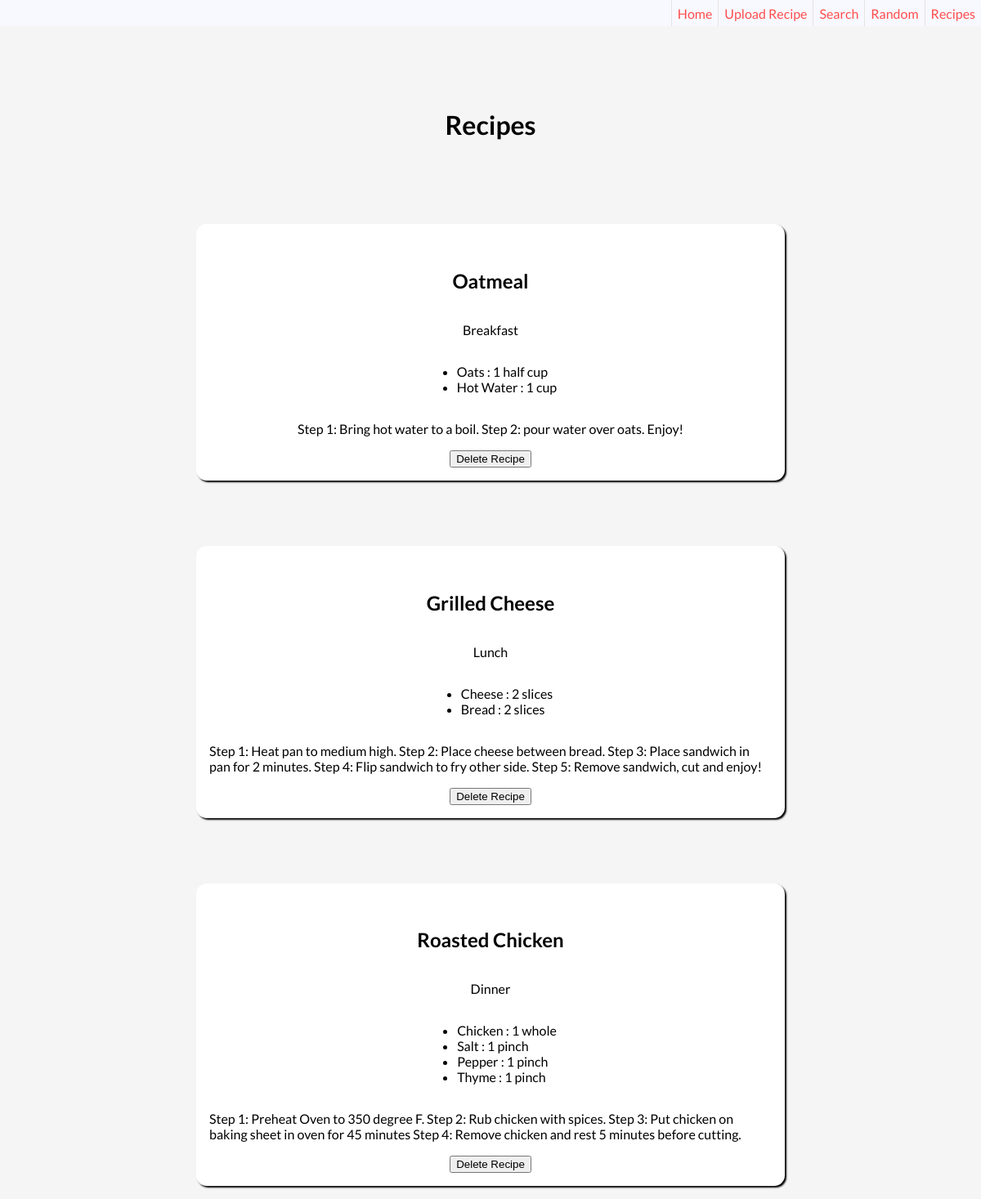
The app's page /recipes/ with its own data.
### tables this page shows
CREATE TABLE recipes (
    id INTEGER PRIMARY KEY AUTOINCREMENT,
    title TEXT NOT NULL,
    img TEXT,
    type INTEGER NOT NULL,
    instructions TEXT NOT NULL
);

CREATE TABLE ingredients (
    id INTEGER PRIMARY KEY AUTOINCREMENT,
    recipe_id INTEGER NOT NULL,
    description TEXT NOT NULL,
    quantity INTEGER NOT NULL,
    unit TEXT NOT NULL,
    FOREIGN KEY (recipe_id) REFERENCES recipes (id)
);

### app.py (the view)
@app.route('/recipes/')
def recipes():
    conn = get_db_conn()
    recipes = conn.execute('SELECT * FROM recipes').fetchall()
    ingredients = conn.execute('SELECT * FROM ingredients').fetchall()
    conn.close()
    return render_template('recipes.html', recipes=recipes, ingredients=ingredients)

### app.py (called while the page is built)
def get_db_conn():
    conn = sqlite3.connect('database.db')
    conn.row_factory = sqlite3.Row
    return conn

### templates/recipes.html (shortened to what this page needs)
{% extends 'base.html' %}
{% block content %}
<div class="recipe-container">
<h1>Recipes</h1>
{% for recipe in recipes %}
  <div class="recipe">
    <h2>{{recipe['title']}}</h2>
    {% if recipe['type'] == 0 %}
    <p>Breakfast</p>
    {% elif recipe['type'] == 1%}
    <p>Lunch</p>
    {% elif recipe['type'] == 2%}
    <p>Dinner</p>
    {% else %}
    <p>Misc.</p>
    {% endif %}
    <ul>
      {% for item in ingredients %}
      {% if item['recipe_id'] == recipe['id'] %}
      <li>
            <span>{{item['description']}}</span>
            <span>:</span>
            <span>{{item['quantity']}}</span>
            <span>{{item['unit']}}</span>
      </li>
      {% endif %}
      {% endfor %}
  </ul>
    <p>{{recipe['instructions']}}</p>
    <div>
      <form action="{{url_for('delete', id=recipe['id'])}}"
      method="POST">
      <input type="submit" value="Delete Recipe">
      </form>
    </div>
  </div>
  {% endfor %}
</div>
{% endblock %}

### static/style.css (style rules this page uses)
body { font-family: 'Lato', sans-serif; margin: 0; background-color: whitesmoke; }
.recipe-container { margin-top: 5rem; display: flex; flex-direction: column; align-items: center; align-content: center; justify-content: center; margin-bottom: 1rem; }
.recipe { width: 60vw; max-width: 50rem; display: flex; flex-direction: column; align-items: center; align-content: center; justify-content: center; margin-top: 5rem; padding: 1rem 0 1rem 0; background-color: white; box-shadow: 2px 2px 2px black; border-radius: 13px; }
.recipe p { max-width: 50rem; padding: 0px 1rem 0px 1rem; }

### records on screen
recipes: title "Oatmeal", type "Breakfast", instructions "Step 1: Bring hot water to a boil. Step 2: pour water over oats. Enjoy!"
ingredients: description "Oats", quantity "1", unit "half cup"
ingredients: description "Hot Water", quantity "1", unit "cup"
recipes: title "Grilled Cheese", type "Lunch", instructions "Step 1: Heat pan to medium high. Step 2: Place cheese between bread. Step 3: Place sandwich in pan for 2 minutes. Step 4: Flip sandwich to fry other side. Step 5: Remove sandwich, cut and enjoy!"
ingredients: description "Cheese", quantity "2", unit "slices"
ingredients: description "Bread", quantity "2", unit "slices"
recipes: title "Roasted Chicken", type "Dinner", instructions "Step 1: Preheat Oven to 350 degree F. Step 2: Rub chicken with spices. Step 3: Put chicken on baking sheet in oven for 45 minutes Step 4: Remove chicken and rest 5 minutes before cutting."
ingredients: description "Chicken", quantity "1", unit "whole"
ingredients: description "Salt", quantity "1", unit "pinch"
ingredients: description "Pepper", quantity "1", unit "pinch"
ingredients: description "Thyme", quantity "1", unit "pinch"
